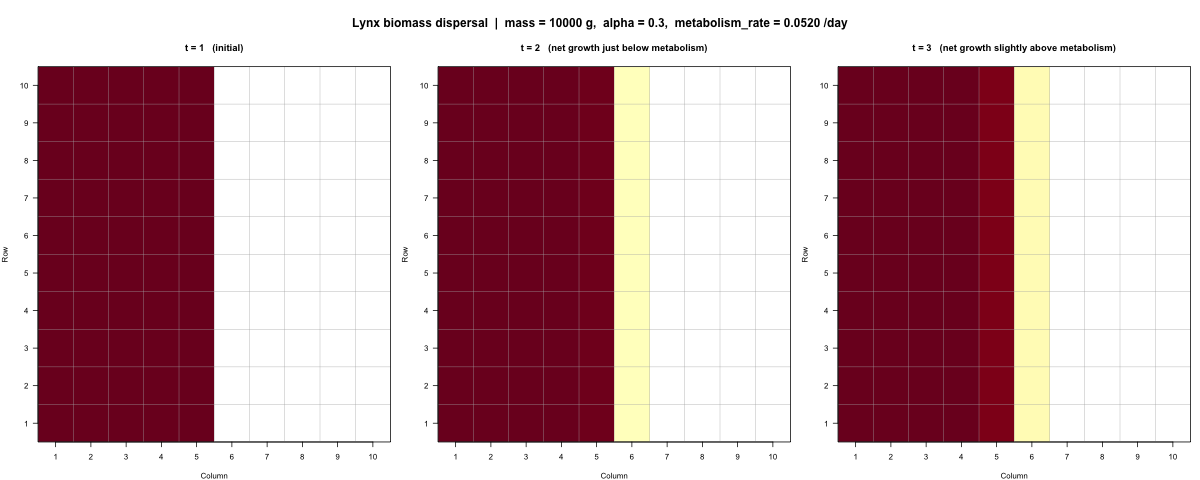

Recreate this plot in R.
# test_06_dispersal_metabolism.r
# Tests dispersal_metabolism() over three time steps.
#
# Scenario: Canada lynx (~10 kg mammal) starts in the left half (cols 1-5) of
# a 10x10 grid. At t=1, growth is just below metabolic demands, triggering
# high dispersal into the right half. At t=2, conditions improve to slightly
# above metabolic demands, reducing dispersal. t=3 shows the resulting spread.

source("experiments/dispersal_experiments_design/functions/dispersal_from_growth_metabolism.r")
source("experiments/experiment_diversity_metabolism/calculate_metabolism.r")

# --- Species parameters: Canada lynx ---
mass_g_lynx <- 10000  # ~10 kg
alpha_lynx  <- 0.3    # moderate max per-capita dispersal rate

# Metabolic rate scalar (g biomass / g biomass / day) — same unit conversion
# used inside dispersal_metabolism(), reproduced here for delta_ext setup
fmr_w_per_g     <- calculate_metabolism(mass_g_lynx, group = "endotherm",
                                        endotherm_group = "mammal")
metabolism_rate <- fmr_w_per_g * 86400 / 7000

message(sprintf("Lynx metabolism_rate: %.5f g/g/day", metabolism_rate))

# --- t=1: initial state — lynx occupy left half (columns 1-5) uniformly ---
# Unoccupied cells hold a near-zero floor to avoid division by zero in
# net_growth = delta_ext / biomass - metabolism_rate inside the function
biomass_t1          <- matrix(1e-10, nrow = 10, ncol = 10)
biomass_t1[, 1:5]   <- 100  # g per cell

# --- t=1 -> t=2: net growth just below metabolic demands (high dispersal) ---
# Target: net_growth = 0.99 * metabolism_rate
# => delta_ext / biomass = metabolism_rate + 0.99 * metabolism_rate
# => delta_ext = biomass * 1.99 * metabolism_rate
delta_ext_t1 <- biomass_t1 * 1.99 * metabolism_rate

dispersal_flux_t2 <- dispersal_from_growth_metabolism(
  biomass_matrix         = biomass_t1,
  delta_biomass_external = delta_ext_t1,
  alpha                  = alpha_lynx,
  mass_g                 = mass_g_lynx,
  group                  = "endotherm",
  endotherm_group        = "mammal"
)

biomass_t2 <- biomass_t1 + dispersal_flux_t2
biomass_t2[biomass_t2 < 1e-10] <- 1e-10

# --- t=2 -> t=3: net growth slightly above metabolic demands (low dispersal) ---
# Target: net_growth = 1.1 * metabolism_rate
# => delta_ext = biomass * 2.1 * metabolism_rate
delta_ext_t2 <- biomass_t2 * 2.1 * metabolism_rate

dispersal_flux_t3 <- dispersal_from_growth_metabolism(
  biomass_matrix         = biomass_t2,
  delta_biomass_external = delta_ext_t2,
  alpha                  = alpha_lynx,
  mass_g                 = mass_g_lynx,
  group                  = "endotherm",
  endotherm_group        = "mammal"
)

biomass_t3 <- biomass_t2 + dispersal_flux_t3
biomass_t3[biomass_t3 < 1e-10] <- 1e-10

# --- Plot ---
png(
  "experiments/dispersal_experiments_design/test_06_dispersal_metabolism.png",
  width = 1200, height = 480
)

par(mfrow = c(1, 3), mar = c(4, 4, 4, 1), oma = c(0, 0, 3, 0))

# Shared color scale; treat near-zero cells as NA (plotted as white background)
zlim_max <- max(biomass_t1[biomass_t1 >= 1], biomass_t2[biomass_t2 >= 1],
                biomass_t3[biomass_t3 >= 1])
zlim     <- c(0, zlim_max)
cols     <- hcl.colors(64, "YlOrRd", rev = TRUE)

plot_grid <- function(mat, title) {
  display              <- mat
  display[display < 1] <- NA  # mask near-zero as absent
  # image() expects z with nrow = length(x), ncol = length(y);
  # t(mat) maps [col, row] -> (x=col, y=row), row 1 at bottom
  image(
    x    = 1:ncol(mat),
    y    = 1:nrow(mat),
    z    = t(display),
    zlim = zlim,
    col  = cols,
    xlab = "Column",
    ylab = "Row",
    main = title,
    axes = FALSE
  )
  axis(1, at = 1:10)
  axis(2, at = 1:10, las = 1)
  abline(h = seq(0.5, 10.5, 1), col = "grey70", lwd = 0.5)
  abline(v = seq(0.5, 10.5, 1), col = "grey70", lwd = 0.5)
  box()
}

plot_grid(biomass_t1, "t = 1   (initial)")
plot_grid(biomass_t2, "t = 2   (net growth just below metabolism)")
plot_grid(biomass_t3, "t = 3   (net growth slightly above metabolism)")

mtext(
  sprintf(
    "Lynx biomass dispersal  |  mass = %g g,  alpha = %.1f,  metabolism_rate = %.4f /day",
    mass_g_lynx, alpha_lynx, metabolism_rate
  ),
  outer = TRUE, cex = 1.0, font = 2
)

dev.off()

message("Test 6 complete — figure saved to experiments/dispersal_experiments_design/figures/test_06_dispersal_metabolism.png")
